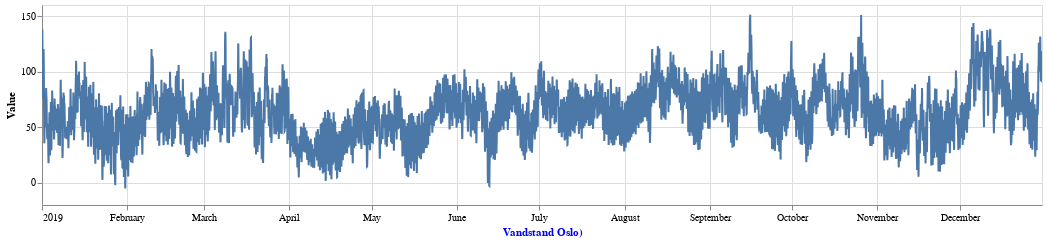

The code cell stored with this chart in its notebook:
### Markdown cell above
Havstanden kan nu plottes

### Code cell
#@title graf af havstand for Oslo
import altair as alt

alt.data_transformers.disable_max_rows()
alt.Chart(source).mark_line().encode(

    alt.X('Timestamp:T', axis=alt.Axis(title='Vandstand Oslo)',titleColor='Blue')),
    y='Value:Q'
).interactive().properties(width=1000,height=200)
#https://www.aftenposten.no/osloby/i/g7Rnr5/trafikkproblemer-og-store-oversvoemmelser-etter-kraftig-uvaer-i-oslo

### Figure 1 — Vega-Lite specification as saved in the notebook (floating-point values rounded to 4 significant figures; data arrays with more than 128 entries replaced by an {"elided": "..."} marker saying what was removed)
{"config": {"view": {"continuousWidth": 400, "continuousHeight": 300}}, "data": {"name": "data-4a8fa2496737156ac70fb0bf89f1704a"}, "mark": "line", "encoding": {"x": {"type": "temporal", "axis": {"title": "Vandstand Oslo)", "titleColor": "Blue"}, "field": "Timestamp"}, "y": {"type": "quantitative", "field": "Value"}}, "height": 200, "selection": {"selector001": {"type": "interval", "bind": "scales", "encodings": ["x", "y"]}}, "width": 1000, "$schema": "https://vega.github.io/schema/vega-lite/v4.8.1.json", "datasets": {"data-4a8fa2496737156ac70fb0bf89f1704a": {"elided": "8737 records"}}}
